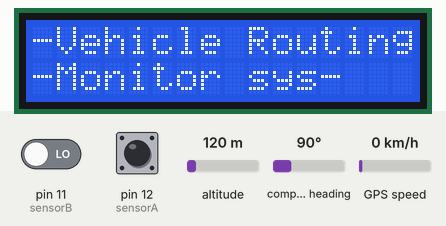
Recording of a sketch running on a simulated Arduino Uno, built with avr-gcc and run on an emulated ATmega328P. Parts: 16×2 character LCD. Inputs (shaded band) come from the test bench; at power-on: pin 12 (sensorA) LOW, pin 11 (sensorB) LOW, altitude 120 m, compass heading 90°, GPS speed 0 km/h. The GPS gets a fix after 3 s at 37.7749, -122.4194 with 8 satellites; what the sketch prints to the serial monitor is not drawn.

Above: at 1.7 s.
1.8 s: pin 12 (sensorA) driven HIGH
At 2.4 s:
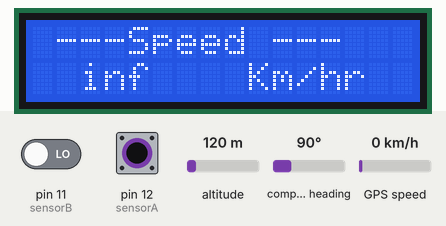
3.3 s: pin 12 (sensorA) pulsed LOW 5 times (0.12 s each, 0.3 s apart)
At 6.4 s:
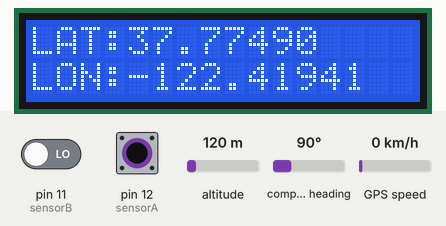
Timing chart, 0 to 7.9 s (numbered marks = the images above; inputs shaded):
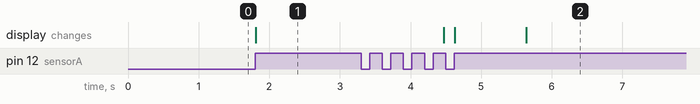

The sketch:

ArduinoCode.ino
```cpp
int sensorA = 12; // Initialize Pin 3 for IR sensor A
int sensorB = 11; // initialize pin 2 for IR sensor B
unsigned long t1 = 0; // Define Time1 Variable
unsigned long t2 = 0; // Define Time2 Variable
float speed;  // Define Speed variable
int i = 0;
#include <LiquidCrystal.h>
#include <SoftwareSerial.h>
String stringToPy = "";
SoftwareSerial virtualPort(9, 10);

#include <TinyGPS.h>


LiquidCrystal lcd(8, 7, 6, 5, 4, 3);


TinyGPS gps;


void setup()
{
  Serial.begin(9600);
  virtualPort.begin(9600);
  lcd.begin(16, 2);
  lcd.setCursor(0, 0);
  lcd.print("-Vehicle Routing-");
  lcd.setCursor(0, 1);
  lcd.print("-Monitor sys-");
  delay(500);
  pinMode(sensorA, INPUT); // Define IR SensorA pin as Input
  pinMode(sensorB, INPUT); // Define IR SensorB pin as Input
}

void loop()
{


  Serial.println("");
  Serial.println("SpeedMeter wait to be activated");
  while (digitalRead(sensorA)); // Read IR SensorA
  while (digitalRead(sensorA) == 0);
  t1 = millis(); // Record Time1
  while (digitalRead(sensorB)); // Read IR SensorA
  t2 = millis(); // Record Time2
  speed = t2 - t1;
  speed = speed / 1000; //convert millisecond to second
  speed = (5.0 / speed); //v=d/t
  speed = speed * 3600; //multiply by seconds per hr
  speed = speed / 1000; //division by meters per Km
  for (int i = 2; i > 0; i--)
  {
    Serial.print(speed);
    Serial.println(" Km/hr");
  }


  stringToPy.concat(speed);
  stringToPy = stringToPy + "xx";

  lcd.clear();
  lcd.setCursor(0, 0);
  lcd.print(" ---Speed ---");
  lcd.setCursor(2, 1);
  lcd.print(speed);
  lcd.setCursor(8, 1);
  lcd.print(" Km/hr");

  bool newData = false;
  unsigned long chars;
  unsigned short sentences, failed;

  for (unsigned long start = millis(); millis() - start < 1000;)
  {
    while (Serial.available())
    { char c = Serial.read();

      if (gps.encode(c)) // Did a new valid sentence come in?
        newData = true;
    }
  }

  if (newData)
  {
    float flat, flon;
    unsigned long age;
    gps.f_get_position(&flat, &flon, &age);
    lcd.clear();
    lcd.setCursor(0, 0);
    stringToPy.concat(flat);
    stringToPy = stringToPy + "xx";
    lcd.print("LAT:");
    Serial.print("LAT:");
    Serial.println(flat);
    lcd.print(flat, 5);
    lcd.setCursor(0, 1);
    lcd.print("LON:");
    Serial.print("LON:");
    Serial.println(flon);
    stringToPy.concat(flon);
    stringToPy = stringToPy + "xx";
    lcd.print(flon, 5);


  }
  if (!newData)
  {
    float flat = 0;
    float flon = 0;
    stringToPy.concat(flat);
    stringToPy = stringToPy + "xx";
    stringToPy.concat(flon);
    stringToPy = stringToPy + "xx";
  }


  gps.stats(&chars, &sentences, &failed);
  delay(100);
  Serial.print("Str send to Python script: ");
  Serial.println(stringToPy);
  virtualPort.println(stringToPy);
  stringToPy = "";
}
```

Measured:
- after the input at 1.8 s, the display: changes at once (image 1)
- after the input at 3.3 s, the display: changes after 1.2 s (image 2)
